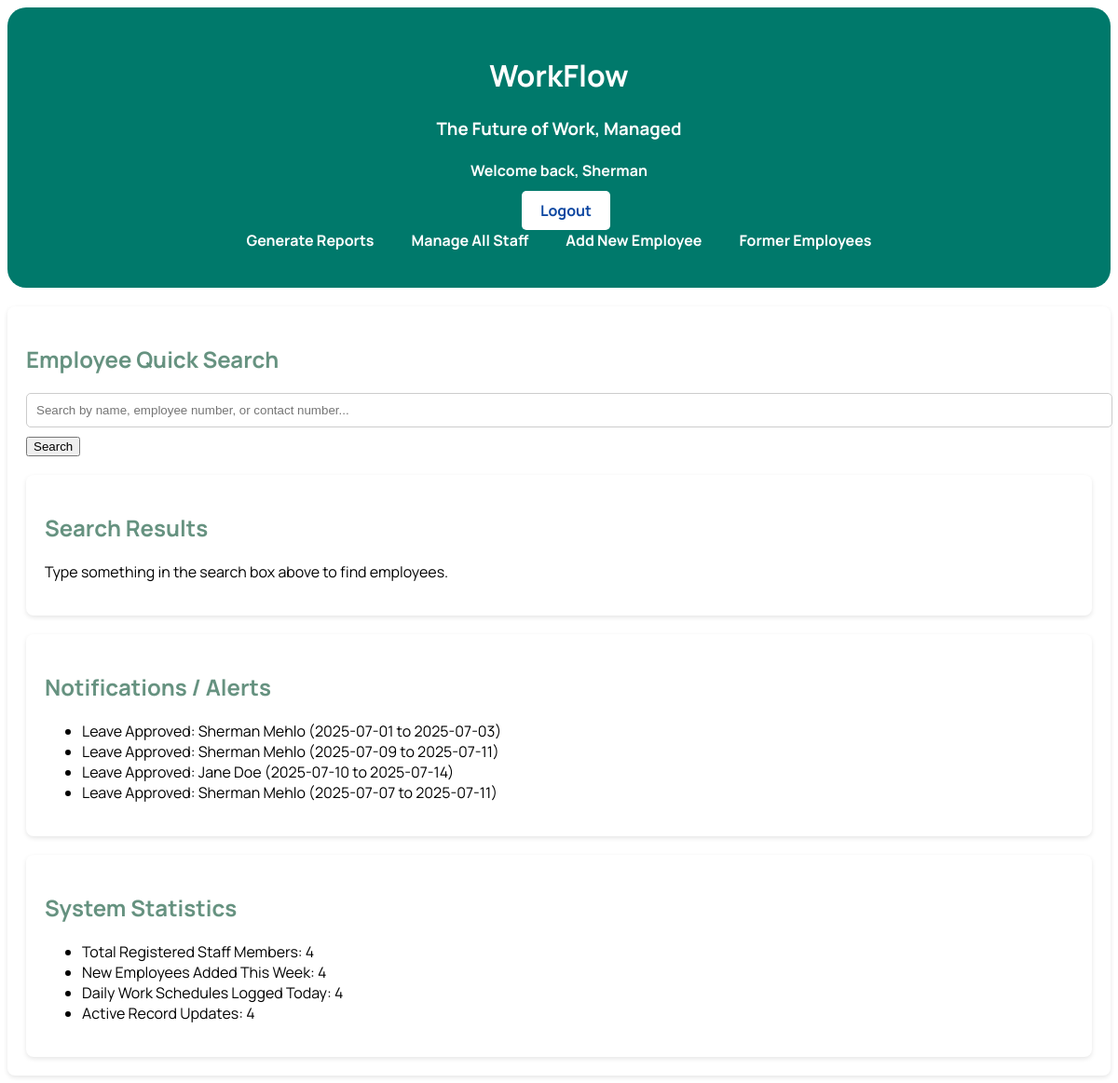
The page /home.php (signed in) on the database its author committed.
### tables this page shows
CREATE TABLE IF NOT EXISTS `leave_apps` (
  `id` int NOT NULL AUTO_INCREMENT,
  `first_name` varchar(100) DEFAULT NULL,
  `last_name` varchar(100) DEFAULT NULL,
  `employee_no` int NOT NULL,
  `date_from` date DEFAULT NULL,
  `date_to` date DEFAULT NULL,
  `leave_type` enum('vacation','annual','maternity','paternity','bereavement','sick','unpaid') DEFAULT NULL,
  `reason` varchar(30) DEFAULT NULL,
  `status` enum('pending','approved','rejected') DEFAULT 'pending',
  PRIMARY KEY (`id`)
);

CREATE TABLE IF NOT EXISTS `employees` (
  `id` int NOT NULL AUTO_INCREMENT,
  `first_name` varchar(50) NOT NULL,
  `last_name` varchar(255) NOT NULL,
  `national_id` varchar(50) NOT NULL,
  `dob` date NOT NULL,
  `address` varchar(50) NOT NULL,
  `email` varchar(50) NOT NULL,
  `mobile` int NOT NULL,
  `position` varchar(50) NOT NULL,
  `department` varchar(50) NOT NULL,
  `employee_no` int NOT NULL,
  `wage_rate` int DEFAULT NULL,
  `gender` enum('male','female') DEFAULT NULL,
  `kin` varchar(50) NOT NULL,
  `kin_contact` varchar(50) NOT NULL,
  `date_joined` datetime DEFAULT CURRENT_TIMESTAMP,
  `status` enum('Active','Suspended','Terminated') DEFAULT 'Active',
  PRIMARY KEY (`id`)
);

### home.php (the view, shortened to what this page needs)
<?php
include 'db_connect.php';
$searchTerm = '';
$employees = [];
?>
<!DOCTYPE html>
<html lang="en">
<head>
    <link rel="stylesheet" href="home.css">
</head>
<body>
<div class="welcome-banner">
    <h1>WorkFlow</h1>
    <h3>The Future of Work, Managed</h3>
    <h4>Welcome back, <?php echo htmlspecialchars($_SESSION['username']); ?></h4>
    <div class="banner-buttons">
      <a href="logout.php">Logout</a>
    </div>
    <div class="shortcuts-inline">
        <a href="reports.html" class="shortcut-button">Generate Reports</a>
        <a href="manage_staff.php" class="shortcut-button">Manage All Staff</a>
        <a href="add_employee.html" class="shortcut-button">Add New Employee</a>
        <a href="former_employees.php" class="shortcut-button">Former Employees</a>
    </div>
</div>
    <div class="section">
        <h2>Employee Quick Search</h2>
        <form id="searchEmployeeForm" method="GET" action="home.php">
          <input
            type="text"
            name="search"
            placeholder="Search by name, employee number, or contact number..."
            value="<?php echo htmlspecialchars($searchTerm); ?>"
            style="width: 100%; padding: 10px; border-radius: 5px; border: 1px solid #ccc;"
          />
        <button id="searchEmployeeButton" type="submit" style="margin-top: 10px;">Search</button>
     </form>
    <div class="section">
    <h2>Search Results</h2>
    <?php if ($searchTerm && count($employees) === 0): ?>
      <p>No emloyees found matching "<?php echo htmlspecialchars($searchTerm); ?>"</p>
    <?php else: ?>
      <p>Type something in the search box above to find employees.</p>
    <?php endif; ?>
  </div>
  <div class="section">
    <h2>Notifications / Alerts</h2>
    <ul>
      <?php
      $leaveSql = "SELECT e.first_name, e.last_name, l.date_from, l.date_to
                   FROM leave_apps l
                   JOIN employees e ON l.employee_no = e.employee_no
                   WHERE l.status = 'approved'
                   ORDER BY l.status DESC
                   LIMIT 10";
      $leaveResult = $conn->query($leaveSql);
      if ($leaveResult && $leaveResult->num_rows > 0) {
        while ($leave = $leaveResult->fetch_assoc()) {
          echo "<li>Leave Approved: " . htmlspecialchars($leave['first_name'] . " " . $leave['last_name']) .
               " (" . htmlspecialchars($leave['date_from']) . " to " . htmlspecialchars($leave['date_to']) . ")</li>";
        }
      } else {
        echo "<li>No recent approved leave applications.</li>";
      }
      ?>
    </ul>
  </div>
  <?php
  $totalStaff = 0;
  $sql = "SELECT COUNT(*) AS total FROM employees";
  $result = $conn->query($sql);
  if ($result && $row = $result->fetch_assoc()) {
    $totalStaff = $row['total'];
  }
  $newThisWeek = 0;
  $sql = "SELECT COUNT(*) AS total FROM employees WHERE YEARWEEK(date_joined, 1) = YEARWEEK(CURDATE(), 1)";
  $result = $conn->query($sql);
  if ($result && $row = $result->fetch_assoc()) {
    $newThisWeek = $row['total'];
  }
  $workSchedulesToday = 0;
  $sql = "SELECT COUNT(*) AS total FROM timesheets WHERE DATE(submitted_at) = CURDATE()";
  $result = $conn->query($sql);
  if ($result && $row = $result->fetch_assoc()) {
    $workSchedulesToday = $row['total'];
  }
  $tables = [];
  $resultTables = $conn->query("SHOW TABLES");
  if ($resultTables) {
    while ($row = $resultTables->fetch_array()) {
      $tables[] = $row[0];
    }
  }
  $totalUpdates = 0;
  $activeUpdates = $totalUpdates;
  $result = $conn->query($sql);
  if ($result && $row = $result->fetch_assoc()) {
    $activeUpdates = $row['total'];
  }
  ?>
  <div class="section">
    <h2>System Statistics</h2>
    <ul>
    <li>Total Registered Staff Members: <?php echo $totalStaff; ?></li>
    <li>New Employees Added This Week: <?php echo $newThisWeek; ?></li>
    <li>Daily Work Schedules Logged Today: <?php echo $workSchedulesToday; ?></li>
    <li>Active Record Updates: <?php echo $activeUpdates; ?></li>
    </ul>
  </div>
</body>
</html>

### home.css (style rules this page uses)
body { font-family: "Manrope", sans-serif; }
.welcome-banner { background-color: #00796b; color: white; padding: 30px; text-align: center; border-radius: 20px; }
.banner-buttons a { background-color: white; color: #0d47a1; padding: 10px 20px; text-decoration: none; margin-left: 15px; border-radius: 5px; font-weight: bold; transition: 0.3s; }
.shortcuts-inline { display: flex; justify-content: center; gap: 20px; color: white; font-weight: bold; }
.shortcut-button { color: rgb(255, 255, 255); padding: 10px; border-radius: 20px; text-decoration: none; transition: background-color 0.3s ease; }
.section { background: white; margin-top: 20px; padding: 20px; border-radius: 8px; box-shadow: 0 2px 5px rgba(0,0,0,0.1); }
.section h2 { color: #064e309d; }

### rows shown on the page
leave_apps: employees.first_name+last_name "Sherman Mehlo", date_from "2025-07-01", date_to "2025-07-03"
leave_apps: employees.first_name+last_name "Sherman Mehlo", date_from "2025-07-09", date_to "2025-07-11"
leave_apps: employees.first_name+last_name "Jane Doe", date_from "2025-07-10", date_to "2025-07-14"
leave_apps: employees.first_name+last_name "Sherman Mehlo", date_from "2025-07-07", date_to "2025-07-11"

### other values the page prints
$_SESSION['username'] "Sherman"
$totalStaff "4"
$newThisWeek "4"
$workSchedulesToday "4"
$activeUpdates "4"
